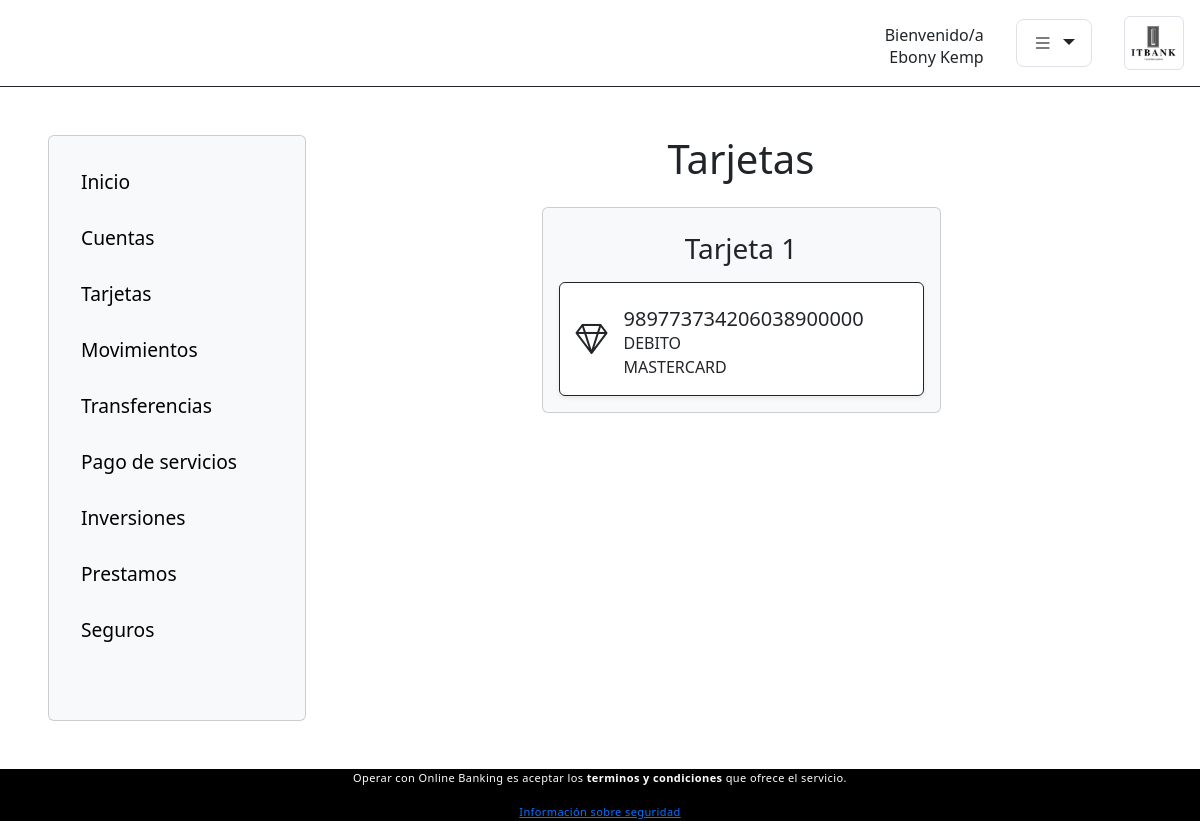
The page /cuentas/1/tarjetas (signed in) on the database its author committed.
### Login/models.py (models this page shows)
class User(AbstractUser):
    cliente = models.ForeignKey(Cliente, on_delete=models.CASCADE, blank=True, null=True)
    empleado = models.ForeignKey(Empleado, on_delete=models.CASCADE, blank=True, null=True)

### Clientes/models.py (models this page shows)
class Cliente(models.Model):
    customer_id = models.AutoField(primary_key=True)
    customer_name = models.TextField()
    customer_surname = models.TextField()  # This field type is a guess.
    customer_dni = models.TextField(db_column='customer_DNI')  # Field name made lowercase.
    dob = models.TextField(blank=True, null=True)
    branch_id = models.ForeignKey('Clientes.Sucursal', related_name= 'cliente', on_delete=models.CASCADE)
    tipo = models.ForeignKey('TiposDeCliente', on_delete=models.CASCADE,blank=True, null=True)
    class Meta:
        db_table = 'cliente'
    def __str__(self):
        return '{} {}'.format(self.customer_name,self.customer_surname)

### Tarjetas/models.py (models this page shows)
class Tarjetas(models.Model):
    tarjeta_id = models.AutoField(primary_key=True, blank=True)
    numero = models.IntegerField(unique=True)
    cvv = models.IntegerField()
    fecha_otorgamiento = models.TextField()
    fecha_expiracion = models.TextField()
    tipo = models.TextField()
    marca = models.ForeignKey('MarcasDeTarjeta', on_delete=models.CASCADE, blank=True, null=True)
    cliente = models.ForeignKey('Clientes.Cliente',  related_name='tarjetas', on_delete=models.CASCADE, blank=True)
    class Meta:
        db_table = 'tarjetas'
        verbose_name_plural = "Tarjetas"

class MarcasDeTarjeta(models.Model):
    marca_id = models.AutoField(primary_key=True, blank=True)
    nombre_marca = models.TextField()
    class Meta:
        db_table = 'marcas_de_tarjeta'

### Cuentas/views.py (the view)
# urls.py: path('<int:cuenta_id>/tarjetas', views.tarjetas, name='tarjetas'),
def tarjetas(request, cuenta_id):
    tarjetas = Tarjetas.objects.filter(cliente = request.user.cliente.pk).order_by('tarjeta_id')
    return render(request, 'cuentas/tarjetas.html', {'tarjetas':tarjetas, 'id':cuenta_id})

### Cuentas/templates/cuentas/tarjetas.html
{% extends 'inicio/base.html' %}
{% load static %}
{% block aside %}
{% include 'inicio/aside.html' %}
{% endblock %}
{% block content-size %} 'col-9' {% endblock %}
{% block title %} Tarjetas {% endblock %}
{% block content %}
<div class="row gx-4 d-flex justify-content-center">
    {% for tarjeta in tarjetas %}
        <div class="col-lg-6 col-12">
          <div class="card p-3 mt-3 bg-light">
            <div class="my-2">
              <h3 class='text-center'> Tarjeta {{ forloop.counter }}</h3>
            </div>
            <div
              class="bg-white border border-dark card-body shadow-sm rounded d-flex align-items-center">
              <i class="bi bi-gem"></i>
              <div class="d-flex align-self-center flex-column mx-3 mt-2">
                <h5 class="p-0 m-0">{{tarjeta.numero}}</h5>
                <p class="p-0 m-0">{{ tarjeta.tipo}}</p>
                <p class="p-0 m-0">{{ tarjeta.marca.nombre_marca}}</p>
              </div>
            </div>
          </div>
        </div>
    {% endfor %}
    </div>
{% endblock%}

### Inicio/templates/inicio/base.html (shortened to what this page needs)
<!DOCTYPE html>
<html lang="en">
  <head>
    {% load static %}
    <link
      rel="stylesheet"
      href="https://cdn.jsdelivr.net/npm/bootstrap@4.6.1/dist/css/bootstrap.min.css"
    />
    <link
      rel="stylesheet"
      href="https://cdn.jsdelivr.net/npm/bootstrap-icons@1.8.2/font/bootstrap-icons.css"
    />
    <link rel="stylesheet" href="{% static 'css/styles.css' %}" />
    <link
      href="https://cdn.jsdelivr.net/npm/bootstrap@5.2.0-beta1/dist/css/bootstrap.min.css"
      rel="stylesheet"
    />
  </head>
  <body>
    {% if not request.user.is_superuser%}
    <header class="mb-5 border-bottom border-dark d-flex flex-row-reverse">
      <a href= {% if not request.user.is_authenticated %} "{% url 'home:home' %}" {% else %}  "{% url 'cuentas:index' id %}" {% endif %}><img
        src="{% static 'img/logo.png' %}"
        alt="Logo itbank"
        class="img-fluid m-3 img-thumbnail iconpress float"
      />
    </a>
      <div class="dropdown dropdown-center align-self-center mx-3">
        <button
          class="btn btn-lg dropdown-toggle border border-1"
          type="button"
          id="dropdownMenuButton1"
          data-bs-toggle="dropdown"
          aria-expanded="false"
        >
          <i class="bi bi-list"></i>
        </button>
      </div>
      <div class="d-flex align-self-center flex-column mx-3 mt-2">
        <h6 class="align-self-end p-0 m-0">Bienvenido/a</h6>
      {% if not request.user.is_authenticated %}
      {% else %}
        <p class="align-self-end p-0 m-0">{{ request.user.cliente }}</p>
      </div>
      {% endif %}
    </header>
    {% else  %}
    <header> </header>
    {% endif %}
    <main>
      <div class="container-fluid my-5 px-5">
        <div class="row">
          {% block aside %} {% endblock %}
        <div class={% block content-size %} 'col-12' {% endblock%}>
          <h1 class="text-center">{% block title %} {% endblock %}</h1>
        {% block content %}
        {% endblock %}
            </div>
      </div>
    </main>
    <footer role="contentinfo">
      <p class= 'center'>
        Operar con Online Banking es aceptar los
        <b>terminos y condiciones </b> que ofrece el servicio.
      </p>
      <a href="#">Información sobre seguridad</a>
    </footer>
  </body>
</html>

### Inicio/static/css/styles.css (style rules this page uses)
header img { width: 60px; }
header i { font-size: 1em; }
footer { background-color: black; display: block; font-size: 11px; font-weight: 400; line-height: 18px; letter-spacing: .4px; color: white; width: 100%; bottom: 40px; left: 0; text-align: center; }
i { font-size: 2em; }

### rows shown on the page
User: user.cliente "Ebony Kemp"
Tarjetas: numero "989773734206038900000", tipo "DEBITO", marca.nombre_marca "MASTERCARD"
